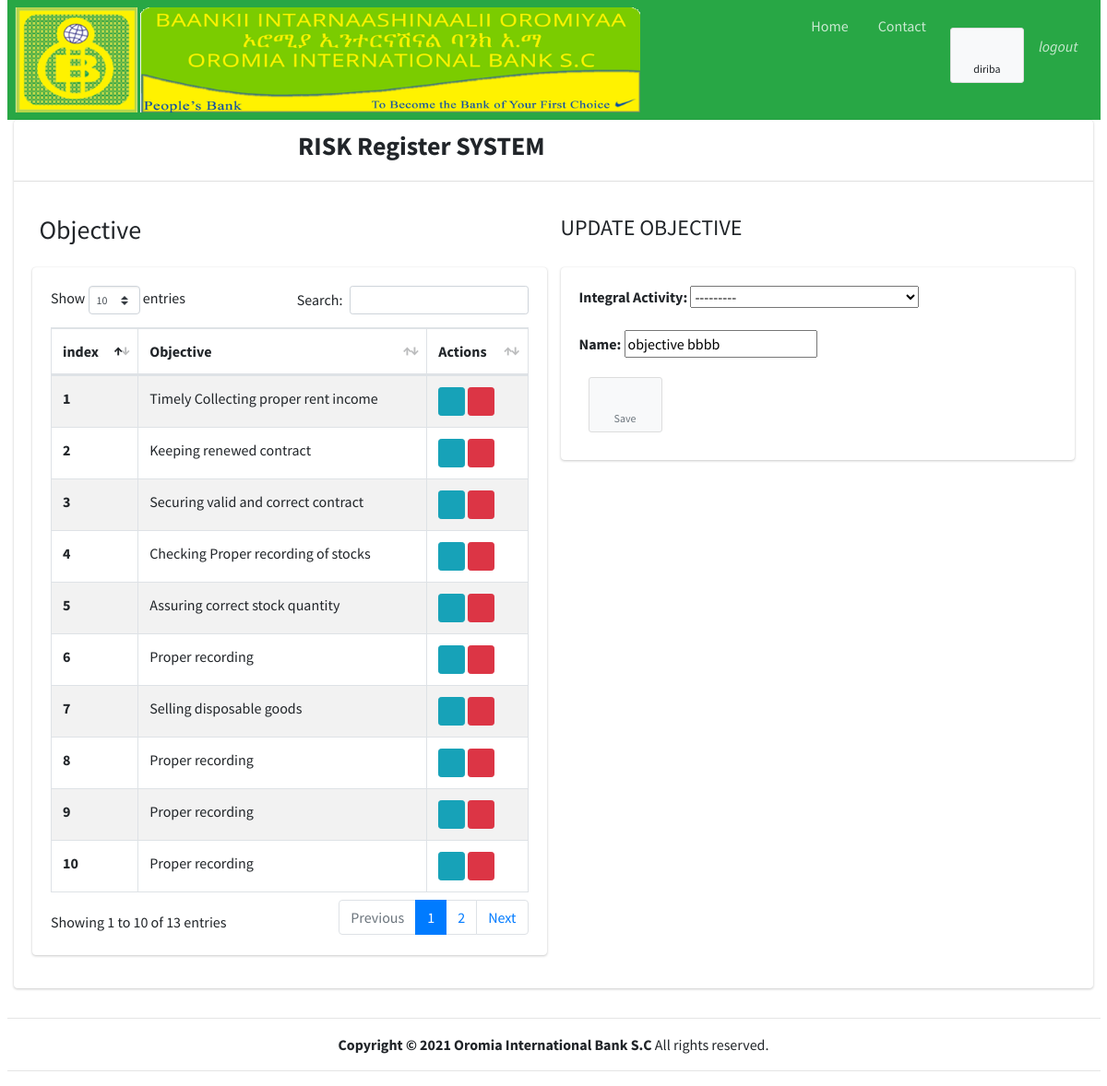
Page /updateObjective/6/ (signed in) on the committed database.
### start1/models.py (models this page shows)
class CustomUser(AbstractUser):
    working_Place = models.ForeignKey(WorkUnit, null=True, blank=True, on_delete=models.CASCADE)
    is_Rmcd_User = models.BooleanField(default=False)
    is_Iad_USer = models.BooleanField(default=False)
    def __str__(self):
        return self.username

class Objective(models.Model):
    integral_Activity = models.ForeignKey(IntegralActivity, on_delete=models.CASCADE)
    name = models.CharField(max_length=300)
    added_by = models.ForeignKey(settings.AUTH_USER_MODEL, null=True, blank=True, on_delete=models.SET_NULL)
    def __str__(self):
        return self.name

class IntegralActivity(models.Model):
    major_Activity = models.ForeignKey(MajorActivity, on_delete=models.CASCADE)
    name = models.CharField(max_length=300)
    added_by = models.ForeignKey(settings.AUTH_USER_MODEL, null=True, blank=True, on_delete=models.SET_NULL)
    def __str__(self):
        return self.name

### start1/views.py (the view)
# urls.py: path('updateObjective/<str:pk>/', views.updateObjective, name='updateObjective'),
@login_required(login_url='login')
def updateObjective(request, pk):
    IA = Objective.objects.filter(added_by=request.user)
    ma = Objective.objects.get(id=pk)
    form = ObjectiveForm(request.user or None, instance=ma)
    if request.method == 'POST':
        form = ObjectiveForm(request.user or None, request.POST, instance=ma)
        if form.is_valid():
            form.save()
            messages.success(request, 'Saved successfully')
            return redirect('objective')
    context = {'form': form, 'objective':IA}
    return render(request, "updateObjective.html", context)

### start1/forms.py
class ObjectiveForm(forms.ModelForm):
    def __init__(self, user, *args, **kwargs):
        super(ObjectiveForm, self).__init__(*args, **kwargs)
        self.fields['integral_Activity'].queryset = IntegralActivity.objects.filter(added_by=user)
    class Meta:
        model = Objective
        fields = '__all__'
        widgets = {'added_by': forms.HiddenInput()}

### start1/templates/updateObjective.html (shortened to what this page needs)
{% extends "base.html" %}
{% block page_content %}
    <div class="container-fluid">
      <p>
        <div class="row">
           <div class="col"><h3> Objective </h3></div>
           <div class="col">
            <h4> UPDATE OBJECTIVE </h4>
           </div>
      </div>
        </div>
      <div class="row">
        <div class="col">
          <div>
            <div class="card card-body">
             <table id="example1" class="table table-bordered table-striped">
                 <thead>
                     <th>index</th>
                     <th>Objective</th>
                     <th>Actions</th>
                 </thead>
              {% for ma in objective reversed %}
                 <tr>
                     <th>{{ forloop.counter }}</th>
                     <td>{{ma}}</td>
                     <td>
                      <a class="btn btn-info btn-sm" href="{% url 'updateObjective' ma.id %} ">
                          <i class="fas fa-pencil-alt">
                          </i>
                      </a>
                      <a class="btn btn-danger btn-sm" href="{% url 'deleteObjective' ma.id %}">
                          <i class="fas fa-trash">
                          </i>
                      </a>
                  </td>
                 </tr>
              {%endfor%}
             </table>
            </div>
          </div>
        </div>
        <div class="col">
          <div>
            <div class="card card-body">
                <form method="post">
                    {{ form.as_p }}
                    <button class="btn btn-app btn-sm mr-4" type="submit" value="Submit"><i class="fas fa-save"></i> Save</button>
                </form>
            </div>
          </div>
        </div>
      </div>
    </div>
{% endblock %}

### start1/templates/base.html (shortened to what this page needs)
{% load static%}
<!DOCTYPE html>
<html lang="en">
<head>
  <link rel="stylesheet" href=" {% static 'plugins/fontawesome-free/css/all.min.css' %}">
  <link rel="stylesheet" href="{% static 'dist/css/adminlte.min.css' %}">
  <link rel="stylesheet" href="{% static 'plugins/datatables-bs4/css/dataTables.bootstrap4.min.css' %}">
  <link rel="stylesheet" href="{% static 'plugins/datatables-responsive/css/responsive.bootstrap4.min.css' %}">
</head>
<body class="hold-transition sidebar-mini">
    <div class="container-fluid">
        <nav class="navbar navbar-expand navbar-green navbar-dark">
            <ul class="navbar-nav">
              <li>
                <img src="{% static 'images/oib.png' %}" alt="OIB LOGO" style="width: 80%; height:100%" >
              </li>
               <li class="nav-item d-none d-sm-inline-block">
                <a href="{% url 'homepage' %}" class="nav-link">Home</a>
              </li>
              <li class="nav-item d-none d-sm-inline-block">
                <a href="#" class="nav-link">Contact</a>
              </li>
            </ul>
            <ul class="navbar-nav ml-auto">
              <li class="nav-item dropdown">
                <a class="btn btn-app">
                  <i class="fas fa-users"></i> {{request.user}}
                </a>
              </li>
              <li class="nav-item dropdown">
                <a class="nav-link" href="{% url 'logout' %}">
                  <i>logout</i>
                </a>
              </li>
            </ul>
          </nav>
          <section class="content">
            <div class="container-fluid">
              <div class="row">
              <div class="col-12">
          <div class="card">
            <div class="card-header">
              <div class="row">
              <div class="col-9">
                <h3 class="text-center"> <b>RISK Register SYSTEM </b></h3>
              </div>
              <div class="col-3">
              </div>
            </div>
            </div>
            <div class="card-body">
        {% block page_content %}
        {% endblock %}
            </div>
          </div>
          </div>
          </div>
          </div>
    <div class=" footer container-fluid text-center">
      <hr>
        <strong>Copyright &copy; 2021 <a href="#"></a>Oromia International Bank S.C </strong> All rights reserved.
      <hr>
    </div>
</body>
</html>

### rows in the picture
CustomUser: user "diriba"
Objective: name "Timely Collecting proper rent income"
Objective: name "Keeping renewed contract"
Objective: name "Securing valid and correct contract"
Objective: name "Checking Proper recording of stocks"
Objective: name "Assuring correct stock quantity"
Objective: name "Proper recording"
Objective: name "Selling disposable goods"
Objective: name "Proper recording"
Objective: name "Proper recording"
Objective: name "Proper recording"
Objective: integral_Activity "---------"
IntegralActivity: name "objective bbbb"
